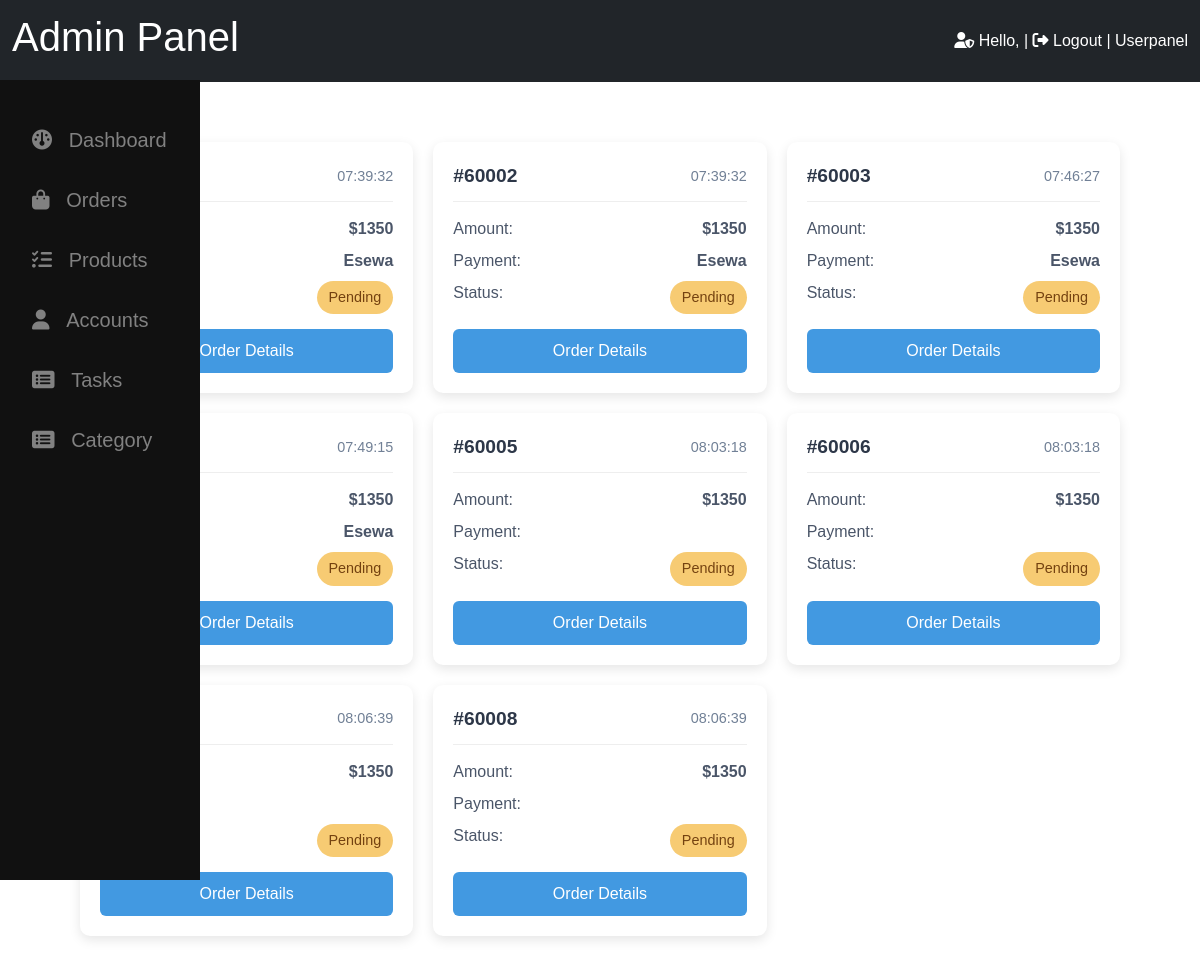
Before: /frontend/pages/admin/orders.php with the older database file.
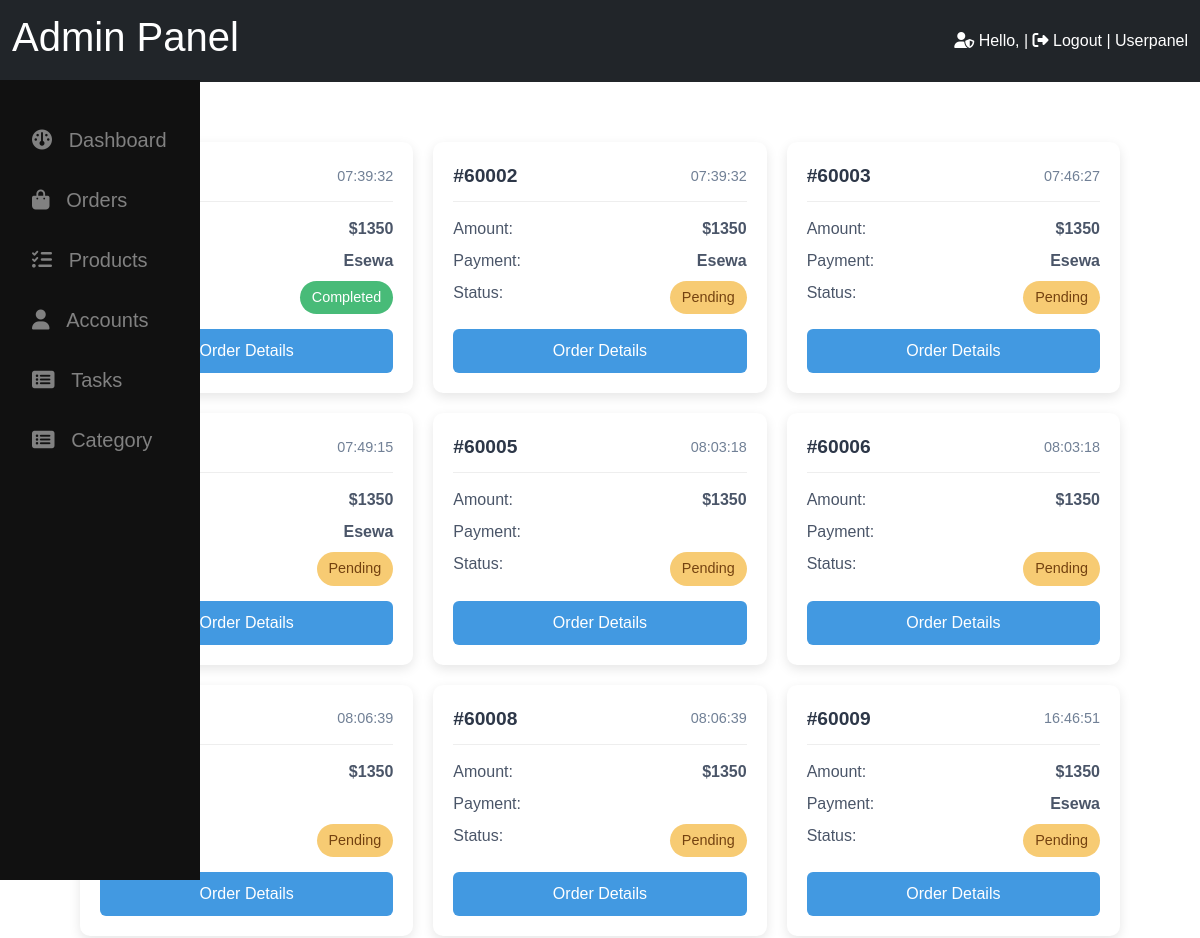
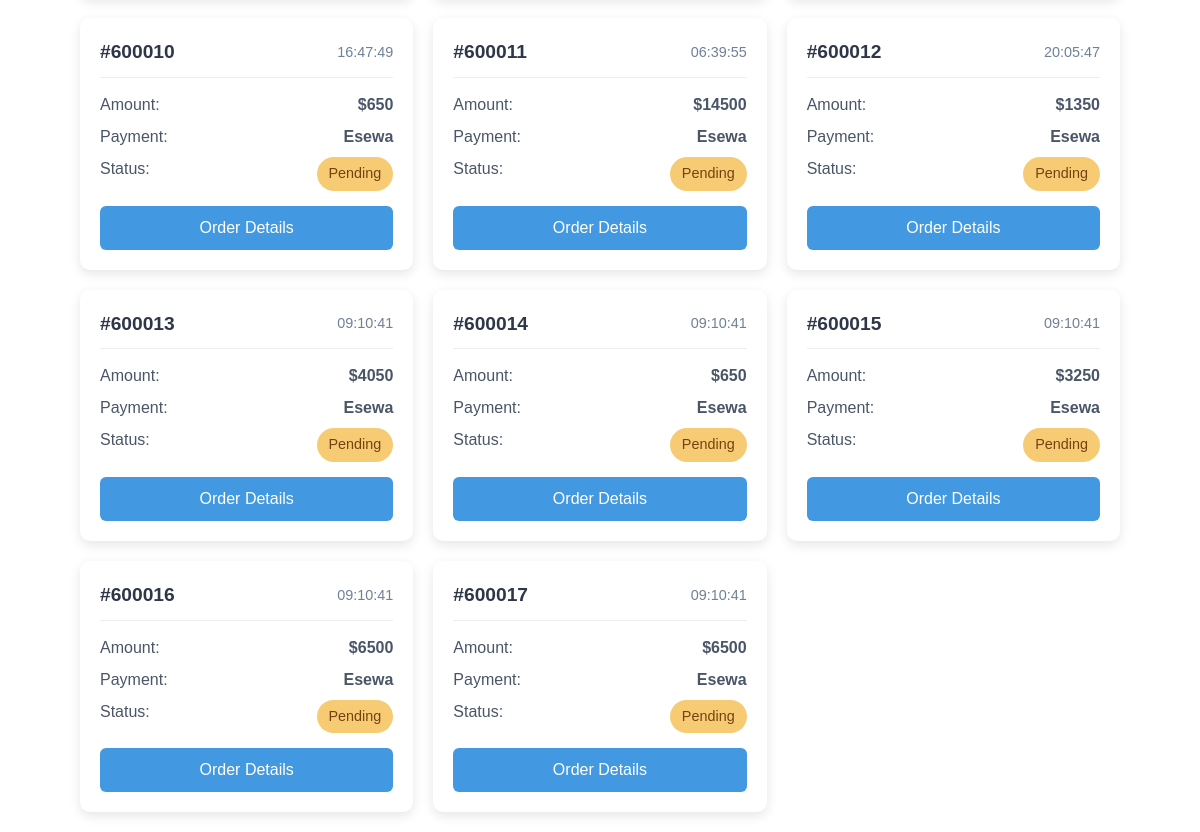
After: the same page with the newer database file (2 pictures, top to bottom).
### tables this page shows
CREATE TABLE `orders` (
  `order_id` int(11) NOT NULL,
  `user_id` int(11) NOT NULL,
  `product_name` varchar(255) DEFAULT NULL,
  `quantity` int(11) NOT NULL,
  `total` int(11) NOT NULL,
  `order_status` varchar(255) DEFAULT NULL,
  `payment_method` varchar(255) DEFAULT NULL,
  `email` varchar(255) DEFAULT NULL,
  `city` varchar(255) DEFAULT NULL,
  `address` varchar(255) DEFAULT NULL,
  `product_image` varchar(255) DEFAULT NULL,
  `purchase_date` time DEFAULT current_timestamp()
);

### frontend/pages/admin/orders.php (the view, shortened to what this page needs)
<?php
include "dashboard.php";
?>
<?php
include "../../../backend/config/connection.php";
$stmt = "SELECT * FROM orders";
$response = mysqli_query($connect, $stmt);
?>
<!DOCTYPE html>
<html lang="en">
<head>
    <link rel="stylesheet" href="style.css">
</head>
<body>
    <div class="main-container">
        <div class="orders-grid">
            <?php if (mysqli_num_rows($response) > 0) {
                while ($row = mysqli_fetch_assoc($response)) { ?>
                    <div class="order-card">
                        <div class="order-header">
                            <span class="order-id"><?php echo '#' . 6000 . $row['order_id']; ?></span>
                            <span class="order-date"><?php echo $row['purchase_date']; ?></span>
                        </div>
                        <div class="order-info">
                            <div class="info-row">
                                <span>Amount:</span>
                                <strong>$<?php echo $row['total']; ?></strong>
                            </div>
                            <div class="info-row">
                                <span>Payment:</span>
                                <strong><?php echo $row['payment_method']; ?></strong>
                            </div>
                            <div class="info-row">
                                <span>Status:</span>
                                <span class="order-status <?php
                                    echo $row['order_status'] == 'pending' ? 'status-pending' :
                                        ($row['order_status'] == 'Completed' ? 'status-completed' : 'status-cancelled');
                                ?>">
                                    <?php echo ucfirst($row['order_status']); ?>
                                </span>
                            </div>
                        </div>
                        <a href="viewSingleProduct.php?id=<?php echo $row['order_id']; ?>" class="order-detail-btn">
                            Order Details
                        </a>
                    </div>
                <?php }
            } else { ?>
                <div class="no-orders">No orders yet. Make your first order!</div>
            <?php } ?>
        </div>
    </div>
</body>
</html>

Changed rows visible on the page:
changed orders: order_status "Pending" → "Completed"
added orders: order_id "9", purchase_date "16:46:51", total "1350", payment_method "Esewa", order_status "Pending"
added orders: order_id "10", purchase_date "16:47:49", total "650", payment_method "Esewa", order_status "Pending"
added orders: order_id "11", purchase_date "06:39:55", total "14500", payment_method "Esewa", order_status "Pending"
added orders: order_id "12", purchase_date "20:05:47", total "1350", payment_method "Esewa", order_status "Pending"
added orders: order_id "13", purchase_date "09:10:41", total "4050", payment_method "Esewa", order_status "Pending"
added orders: order_id "14", purchase_date "09:10:41", total "650", payment_method "Esewa", order_status "Pending"
added orders: order_id "15", purchase_date "09:10:41", total "3250", payment_method "Esewa", order_status "Pending"
added orders: order_id "16", purchase_date "09:10:41", total "6500", payment_method "Esewa", order_status "Pending"
added orders: order_id "17", purchase_date "09:10:41", total "6500", payment_method "Esewa", order_status "Pending"
